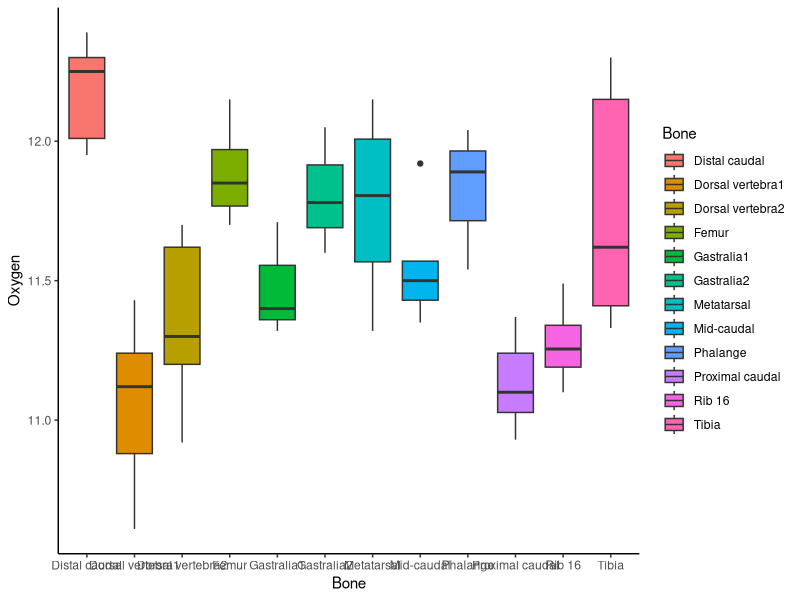

This chart was generated by the following R code:
library(tidyr)
library(dplyr)
library(ggplot2)
setwd('G:/Sustech/Work/CPER/Assignment/3')

Tyrannosaurus <- read.csv("PS3-2.csv",header = T)
Tyrannosaurus <- as_tibble(Tyrannosaurus)
head(Tyrannosaurus)

ggplot(Tyrannosaurus, aes(x = Bone, y = Oxygen, fill = Bone)) +
  geom_boxplot() +
  theme_classic()

anova_one_way <- aov(Oxygen~factor(Bone), data = Tyrannosaurus)
summary(anova_one_way)
